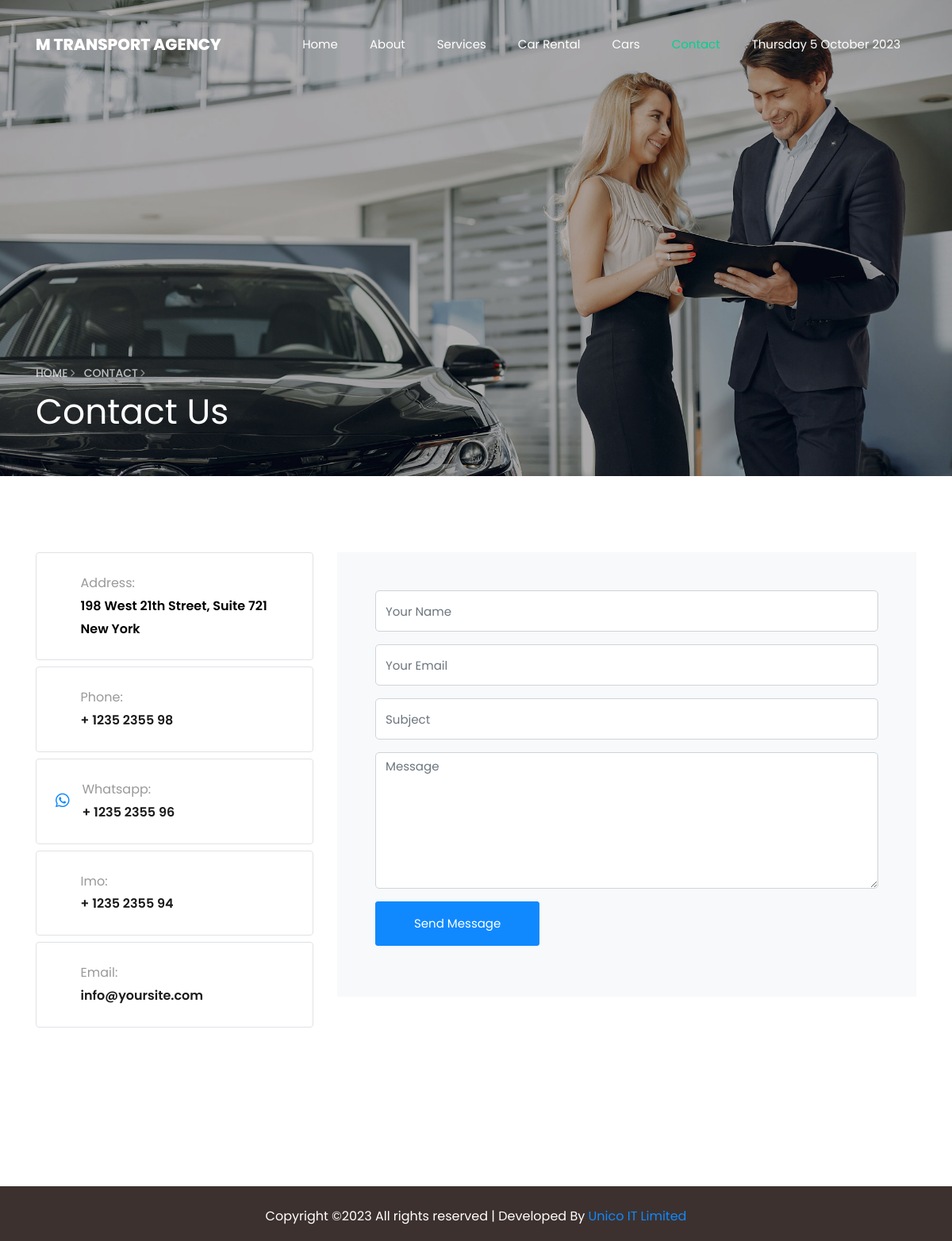
The page /contact.php on the database its author committed.
### tables this page shows
CREATE TABLE `sitesetting` (
  `id` int(11) NOT NULL,
  `logo` varchar(255) NOT NULL,
  `email` varchar(255) NOT NULL,
  `address` varchar(500) NOT NULL,
  `phone` varchar(266) NOT NULL,
  `name` varchar(122) NOT NULL,
  `whatsapp` varchar(266) NOT NULL,
  `imo` varchar(266) NOT NULL
);

CREATE TABLE `bannerimage` (
  `id` int(11) NOT NULL,
  `image` varchar(255) NOT NULL,
  `title` varchar(30) NOT NULL,
  `description` varchar(90) DEFAULT NULL,
  `assiognFor` varchar(15) NOT NULL
);

### companyDetails.php (the view)
<?php
  $sql = "SELECT * FROM sitesetting";
  $result = $conn->query($sql);
  if ($result->num_rows > 0) {
	  while ($row = $result->fetch_assoc()) {
		$email=$row['email'];
		$address=$row['address'];
		$address=$row['address'];
		$phone=$row['phone'];
		$whatsapp=$row['whatsapp'];
		$imo=$row['imo'];
	  }}
?>
<div class="col-md-4">
        		<div class="row mb-5">
		          <div class="col-md-12">
		          	<div class="border w-100 p-4 rounded mb-2 d-flex">
			          	<div class="icon mr-3">
			          		<span class="icon-map-o"></span>
			          	</div>
			            <p><span>Address:</span> <?php echo $address?></p>
			          </div>
		          </div>
		          <div class="col-md-12">
		          	<div class="border w-100 p-4 rounded mb-2 d-flex">
			          	<div class="icon mr-3">
			          		<span class="icon-mobile-phone"></span>
			          	</div>
			            <p><span>Phone:</span> <a href="tel://<?php echo $phone?>"><?php echo $phone?></a></p>
			          </div>
		          </div>
				  <div class="col-md-12">
		          	<div class="border w-100 p-4 rounded mb-2 d-flex">
			          	<div class="icon mr-3">
			          		<span><i class="fa-brands fa-whatsapp"></i></span>
			          	</div>
			            <p><span>Whatsapp:</span> <a href="tel://<?php echo $whatsapp?>"><?php echo $whatsapp?></a></p>
			          </div>
		          </div>
				  <div class="col-md-12">
		          	<div class="border w-100 p-4 rounded mb-2 d-flex">
			          	<div class="icon mr-3">
			          		<span class="icon-mobile-phone"></span>
			          	</div>
			            <p><span>Imo:</span> <a href="tel://<?php echo $imo?>"><?php echo $imo?></a></p>
			          </div>
		          </div>
		          <div class="col-md-12">
		          	<div class="border w-100 p-4 rounded mb-2 d-flex">
			          	<div class="icon mr-3">
			          		<span class="icon-envelope-o"></span>
			          	</div>
			            <p><span>Email:</span> <a href="mailto:<?php echo $email?>"><?php echo $email ?></a></p>
			          </div>
		          </div>
		        </div>
          </div>

### header.php (shortened to what this page needs)
<?php include 'config.php';
$sql = "SELECT * FROM sitesetting ORDER BY id ASC";
$result = $conn->query($sql);
if ($result->num_rows > 0) {
    while ($row = $result->fetch_assoc()) {
     $name=$row['name'];
    }}
?>
<!DOCTYPE html>
<html lang="en">
  <head>
    <link rel="stylesheet" href="css/open-iconic-bootstrap.min.css">
    <link rel="stylesheet" href="css/animate.css">
    <link rel="stylesheet" href="css/owl.carousel.min.css">
    <link rel="stylesheet" href="css/owl.theme.default.min.css">
    <link rel="stylesheet" href="css/magnific-popup.css">
    <link rel="stylesheet" href="css/aos.css">
    <link rel="stylesheet" href="css/ionicons.min.css">
    <link rel="stylesheet" href="css/bootstrap-datepicker.css">
    <link rel="stylesheet" href="css/jquery.timepicker.css">
    <link rel="stylesheet" href="css/flaticon.css">
    <link rel="stylesheet" href="css/icomoon.css">
    <link rel="stylesheet" href="css/style.css">
    <link rel="stylesheet" href="https://cdnjs.cloudflare.com/ajax/libs/font-awesome/6.4.2/css/all.min.css" />
  </head>
  <body>
	  <nav class="navbar navbar-expand-lg navbar-dark ftco_navbar bg-dark ftco-navbar-light" id="ftco-navbar">
	    <div class="container">
	      <a class="navbar-brand" href="index.html"><?php echo $name  ?></a>
	      <div class="collapse navbar-collapse" id="ftco-nav">
	        <ul class="navbar-nav ml-auto">
	          <li class="nav-item <?php echo basename($_SERVER['PHP_SELF']) == 'index.php' ? 'active' : ''; ?>" >
              <a href="index.php" class="nav-link">Home</a>
            </li>
	          <li class="nav-item <?php echo basename($_SERVER['PHP_SELF']) == 'about.php' ? 'active' : ''; ?>">
              <a href="about.php" class="nav-link">About</a>
            </li>
	          <li class="nav-item <?php echo basename($_SERVER['PHP_SELF']) == 'services.php' ? 'active' : ''; ?>">
              <a href="services.php" class="nav-link">Services</a>
            </li>
	          <li class="nav-item <?php echo basename($_SERVER['PHP_SELF']) == 'pricing.php' ? 'active' : ''; ?>">
              <a href="pricing.php" class="nav-link">Car Rental</a>
            </li>
	          <li class="nav-item <?php echo basename($_SERVER['PHP_SELF']) == 'car.php' ? 'active' : ''; ?>">
              <a href="car.php" class="nav-link">Cars</a>
            </li>
	          <li class="nav-item <?php echo basename($_SERVER['PHP_SELF']) == 'contact.php' ? 'active' : ''; ?>">
              <a href="contact.php" class="nav-link">Contact</a>
            </li>
            <li class="nav-item"><a href="#!" class="nav-link"><?php echo  date("l j  F Y") ?></a></li>
	        </ul>
	      </div>
	    </div>
	  </nav>

### contactBanner.php
<?php
                            $sql = "SELECT * FROM bannerimage where assiognFor='Contact'";
                            $result = $conn->query($sql);
                            if ($result->num_rows > 0) {
                                while ($row = $result->fetch_assoc()) {
                            ?>
<section class="hero-wrap hero-wrap-2 js-fullheight" style="background-image: url('admin/assets/bannerImage/<?php echo $row['image'];?>');" data-stellar-background-ratio="0.5">
      <div class="overlay"></div>
      <div class="container">
        <div class="row no-gutters slider-text js-fullheight align-items-end justify-content-start">
          <div class="col-md-9 ftco-animate pb-5">
          	<p class="breadcrumbs"><span class="mr-2"><a href="index.html">Home <i class="ion-ios-arrow-forward"></i></a></span> <span>Contact <i class="ion-ios-arrow-forward"></i></span></p>
            <h1 class="mb-3 bread"><?php echo $row['title']?></h1>
          </div>
        </div>
      </div>
    </section>
    <?php }}?>

### css/icomoon.css (style rules this page uses)
[class^="icon-"], [class*=" icon-"] { font-family: 'icomoon' !important; speak: none; font-style: normal; font-weight: normal; font-variant: normal; text-transform: none; line-height: 1; -webkit-font-smoothing: antialiased; -moz-osx-font-smoothing: grayscale; }
.icon-envelope-o:before { content: "\f003"; }
.icon-mobile-phone:before { content: "\f10b"; }
.icon-map-o:before { content: "\f278"; }

### rows shown on the page
sitesetting: name "M TRANSPORT AGENCY", address "198 West 21th Street, Suite 721 New York", phone "+ 1235 2355 98", whatsapp "+ 1235 2355 96", imo "+ 1235 2355 94", email "info@yoursite.com"
bannerimage: image (picture), title "Contact Us"
